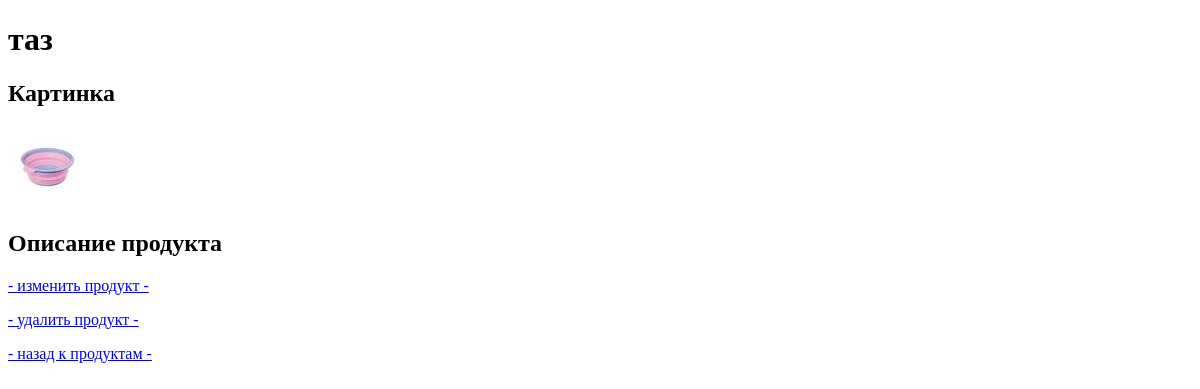
Page /adminapp/product/read/3 (signed in) on the earlier database version.
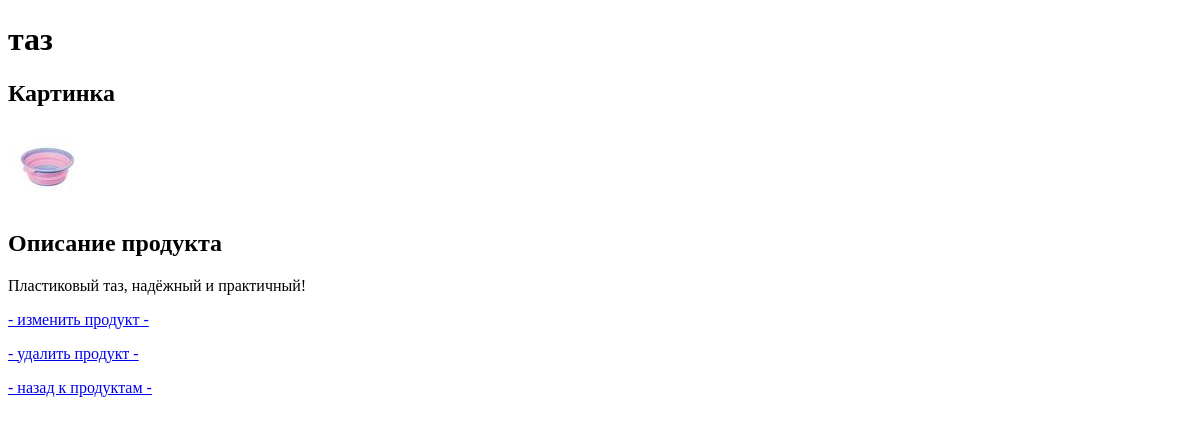
Same page on the later database version.
### mainapp/models.py (models this page shows, shortened)
class Product(models.Model):
    class Meta:
        verbose_name = 'Продукт'
        verbose_name_plural = 'Продукты'
    category = models.ForeignKey(ProductCategory, on_delete=models.CASCADE)
    name = models.CharField(verbose_name='имя_продукта', max_length=127)
    image = models.ImageField(upload_to='product_images', blank=True)  # папка относительно корня медиафайлов в проекте)
    short_desc = models.CharField(verbose_name='краткое описание продукта', max_length=60, blank=True)
    description = models.TextField(verbose_name='описание продукта', blank=True)
    price = models.DecimalField(verbose_name='цена продукта', max_digits=8, decimal_places=2, default=0)
    quantity = models.PositiveIntegerField(verbose_name='количество на складе', default=0)
    hot = models.BooleanField(verbose_name='Горячий продукт', blank=True, default=False)

### adminapp/views.py (the view)
# urls.py: path('product/read/<pk>', ProductDetailView.as_view(), name='detail'),
class ProductDetailView(IsUserAdminView, DetailView):
    model = Product
    template_name = 'adminapp/detailed.html'
    def get_context_data(self, **kwargs):
        context = super().get_context_data(**kwargs)
        context.update({"title": self.object.name})
        return context

### adminapp/views.py (called while the page is built)
    def test_func(self):
        return self.request.user.is_superuser

### adminapp/templates/adminapp/detailed.html
{% extends 'adminapp/adminAppBase.html'%}
{% block body %}
    <h1>{{ object.name }}</h1>
    <h2>Картинка</h2>
    <img src="/media/{{ object.image }}" alt="{{ object.name }}">
    <h2>Описание продукта</h2>
    <p>{{ object.description }}</p>
    <p><a href="{% url 'adminapp:update' object.pk %}">- изменить продукт -</a></p>
    <p><a href="{% url 'adminapp:delete' object.pk %}">- удалить продукт -</a></p>
    <p><a href="{% url 'adminapp:product' %}">- назад к продуктам -</a></p>
{% endblock %}

Differences in the rows shown:
changed Product "таз": description (not shown) → "Пластиковый таз, надёжный и практичный!"
